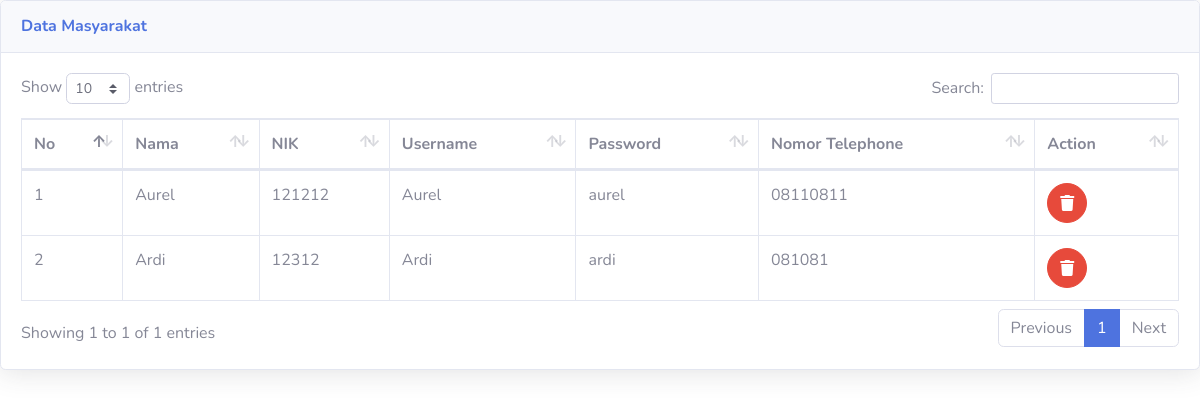
The page /admin/lihat_masyarakat.php on the database its author committed.
### tables this page shows
CREATE TABLE `masyarakat` (
  `nik` varchar(16) NOT NULL,
  `nama` varchar(35) NOT NULL,
  `username` varchar(25) NOT NULL,
  `password` varchar(32) NOT NULL,
  `telp` varchar(13) NOT NULL
);

### admin/lihat_masyarakat.php (the view, shortened to what this page needs)
<!DOCTYPE html>
<html lang="en">
<head>
  <link href="../vendor/fontawesome-free/css/all.min.css" rel="stylesheet" type="text/css">
  <link href="../css/sb-admin-2.min.css" rel="stylesheet">
  <link href="../vendor/datatables/dataTables.bootstrap4.min.css" rel="stylesheet">
</head>
<body id="page-top">
          <div class="card shadow mb-4">
            <div class="card-header py-3">
              <h6 class="m-0 font-weight-bold text-primary">Data Masyarakat</h6>
            </div>
            <div class="card-body">
              <div class="table-responsive">
                <table class="table table-bordered" id="dataTable" width="100%" cellspacing="0">
                  <thead>
                    <tr>
                        <th>No</th>
                        <th>Nama</th>
                        <th>NIK</th>
                        <th>Username</th>
                        <th>Password</th>
                        <th>Nomor Telephone</th>
                        <th>Action</th>
                    </tr>
                  </thead>
                  <?php
                  require '../koneksi.php';
                  $sql = mysqli_query($conf, "SELECT * FROM masyarakat");
                  $no = 1;
                  while ($data = mysqli_fetch_array($sql)) {
                  ?>
                  <tbody>
                    <tr>
                      <td><?php echo $no ?></td>
                      <td><?php echo $data['nama']; ?></td>
                      <td><?php echo $data['nik']; ?></td>
                      <td><?php echo $data['username']; ?></td>
                      <td><?php echo $data['password']; ?></td>
                      <td><?php echo $data['telp']; ?></td>
                      <td>
                        <a href="delete_masyarakat.php?nik=<?php echo $data['nik']; ?>" class="btn btn-danger btn-circle">
                            <i class="fa fa-trash" onclick="return confirm('Apakah Anda Yakin Ingin Menghapus ?')"></i>
                        </a>
                      </td>
                    </tr>
                  </tbody>
                  <?php
                  $no++;
                  }
                  ?>
                </table>
              </div>
            </div>
          </div>
</body>
</html>

### rows shown on the page
masyarakat: nama "Aurel", nik "121212", username "Aurel", password "aurel", telp "08110811"
masyarakat: nama "Ardi", nik "12312", username "Ardi", password "ardi", telp "081081"
